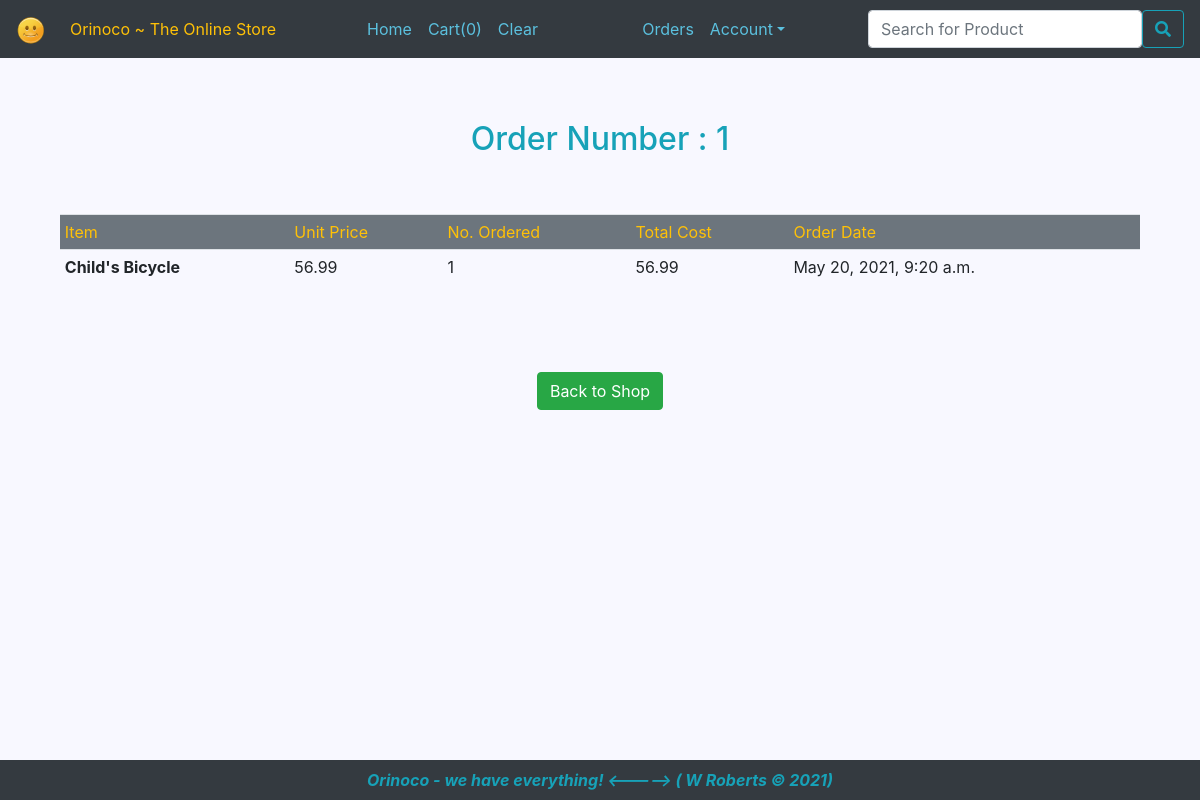
The app's page /history/1/ (signed in) with its own data.
### shop/models.py (models this page shows)
class Item(models.Model):
    item = models.ForeignKey(Product, blank=True, null=True, on_delete=models.CASCADE)
    quantity = models.IntegerField()
    cost = models.FloatField()
    order = models.ForeignKey(Order, blank=True, null=True, on_delete=models.CASCADE)

class Product(models.Model):
    title = models.CharField(max_length=200)
    price = models.FloatField()
    discount_price = models.FloatField()
    category = models.CharField(max_length=200)
    description = models.TextField()
    image = models.CharField(max_length=300)
    def __str__(self):
        return self.title

class Order(models.Model):
    orderdate = models.DateTimeField(auto_now=True)
    userid = models.ForeignKey(Shopper, blank=True, null=True, on_delete=models.CASCADE)

### shop/views.py (the view)
# urls.py: path('history/<int:order_id>/', views.history, name='history'),
@login_required
def history(request, order_id):
    order = Order.objects.get(id=order_id)
    items = Item.objects.filter(order=order)
    return render(request, 'shop/history.html', {'order_ref':order_id,'order':items})

### shop/templates/shop/history.html (shortened to what this page needs)
{% extends 'base.html' %}
{% load static %}
{% block content %}
<div class="container my-5">
<h2 class="text-center text-info">Order Number : {{ order_ref }}</h2>
<br><br>
<table class="table table-sm ">
    <thead class="bg-secondary text-warning">
        <tr>
            <td>Item</td>
            <td>Unit Price</td>
            <td>No. Ordered</td>
            <td>Total Cost</td>
            <td>Order Date</td>
        </tr>
    </thead>
    <tbody>
        {% for item in order %}
        <tr>
            <th scope="row">{{ item.item }}</th>
            <td> {{ item.item.discount_price }}</td>
            <td>{{ item.quantity }}</td>
            <td>{{ item.cost }}</td>
            <td>{{ item.order.orderdate }}</td>
        </tr>
        {% endfor %}
    </tbody>
</table>
<br><br><br>
<div class="row-hl d-flex justify-content-center">
    <a href="{% url 'index' %}" class="btn btn-success clear">Back to Shop</a>
</div>
</div>
{% endblock content %}

### static/style.css (style rules this page uses)
body { background-color: ghostwhite; }

### records on screen
Item: item "Child's Bicycle", item.discount_price "56.99", quantity "1", cost "56.99", order.orderdate "May 20, 2021, 9:20 a.m."

### other values on screen
{{ order_ref }} "1"
